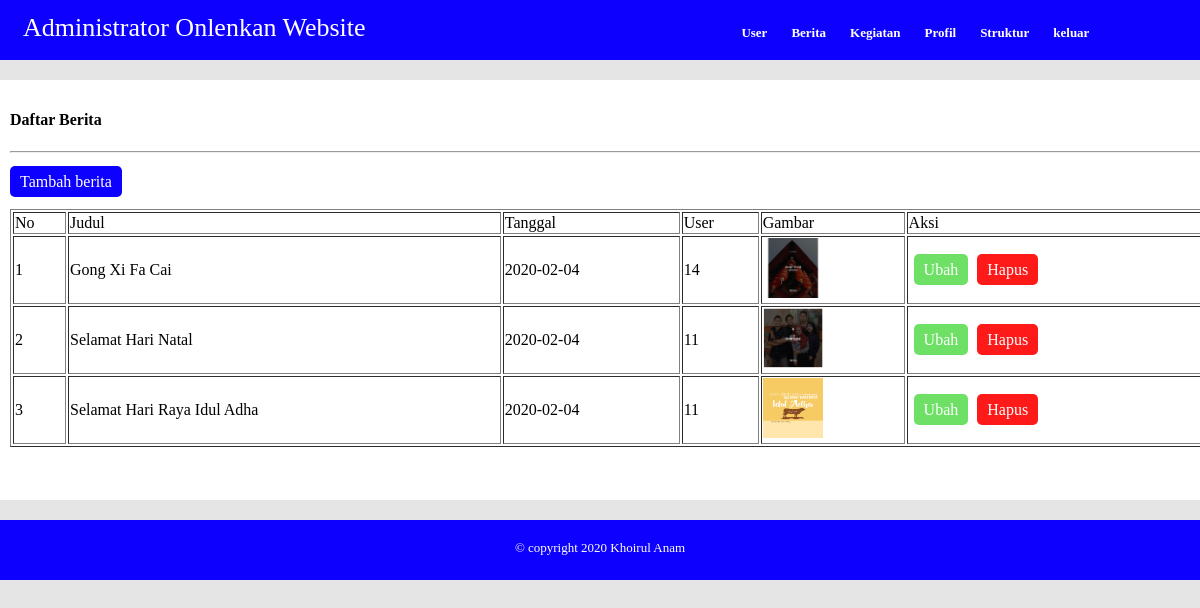
The app's page /admin/?page=berita (signed in) with its own data.
### tables this page shows
CREATE TABLE `berita` (
  `idberita` int(4) NOT NULL,
  `judul` varchar(100) NOT NULL,
  `tglpost` date NOT NULL,
  `iduser` int(11) NOT NULL,
  `isiberita` text NOT NULL,
  `gambar` varchar(20) NOT NULL
);

### admin/hal/berita.php (the view)
<h4>Daftar Berita</h4>
<hr class="linemepet">
<a href=".?page=tberita" class="tambah">Tambah berita</a>
<br>
<br>
<table width="100%" border="1">
	<thead>
		<tr>
			<td>No</td>
			<td>Judul</td>
			<td>Tanggal</td>
			<td>User</td>
			<td>Gambar</td>
			<td>Aksi</td>
		</tr>
	</thead>
	<tbody>
		<?php
		$no = 1;
		$sql = mysqli_query($konek, "select * from berita") or die("Error");
		while ($r = mysqli_fetch_assoc($sql)) :
		?>
			<tr>
				<td><?= $no++ ?></td>
				<td><?= $r['judul'] ?></td>
				<td><?= $r['tglpost'] ?></td>
				<td><?= $r['iduser'] ?></td>
				<td>
					<img src="../gambar/<?= $r['gambar'] ?>" width="60" height="60">
				</td>
				<td>
					<a class="ubah" href=".?page=uberita&id=<?= $r['idberita'] ?>">Ubah</a>
					<a class="hapus" href=".?page=hberita&id=<?= $r['idberita'] ?>" onclick="return confirm('Apakah anda yakin akan menghapus data ini?')">Hapus</a>
				</td>
			</tr>
		<?php
		endwhile;
		?>
	</tbody>
</table>

### css/style.css (style rules this page uses)
* { font-family: poppins; }
body { background: #e5e5e5; margin: 0 ; }
a { text-decoration: none; }
.tambah { border-radius: 5px; color: #fff; padding: 7px 10px; background: #0e00ff; }
.linemepet { margin-bottom: 20px; }
.ubah { margin: 5px 0 5px 5px; background-color: #6EE066; color: #fff; padding: 7px 10px; border-radius: 5px; }
.hapus { margin: 5px 0 5px 5px; background-color: #ff1a1a; color: #fff; padding: 7px 10px; border-radius: 5px; }

### records on screen
berita: judul "Gong Xi Fa Cai", tglpost "2020-02-04", iduser "14", gambar (picture)
berita: judul "Selamat Hari Natal", tglpost "2020-02-04", iduser "11", gambar (picture)
berita: judul "Selamat Hari Raya Idul Adha", tglpost "2020-02-04", iduser "11", gambar (picture)
